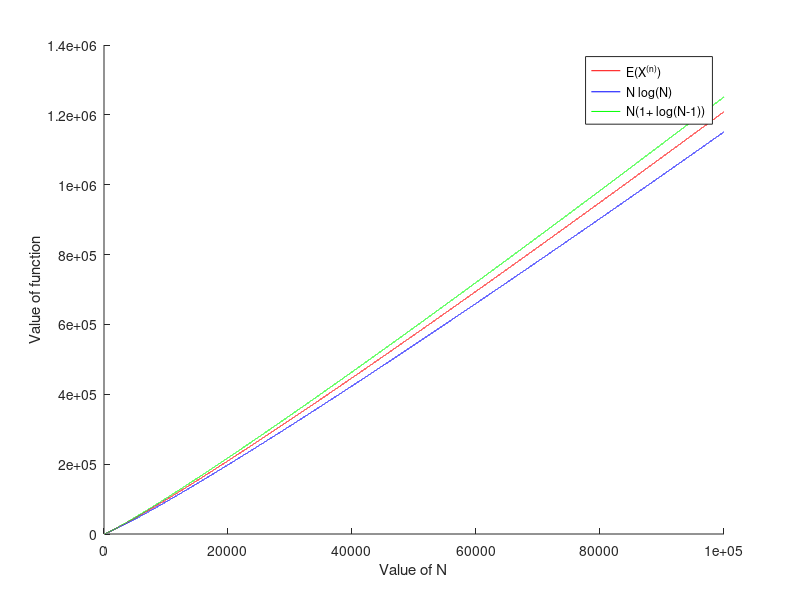

Write the MATLAB code that produced this figure.
n=100000;
x=1:1:n;
y=zeros(n,1);
c=0;
for i= 1:n
    c=c+1/i;
    y(i)=c*i;
end

figure;
hold on;
plot(x,y,'r');
plot(x,x .* log(x),'b');
plot(x,x .* (1+log(x-1)),'g');
legend("E(X^{(n)})","N log(N)","N(1+ log(N-1))");
xlabel('Value of N');
ylabel('Value of function');
